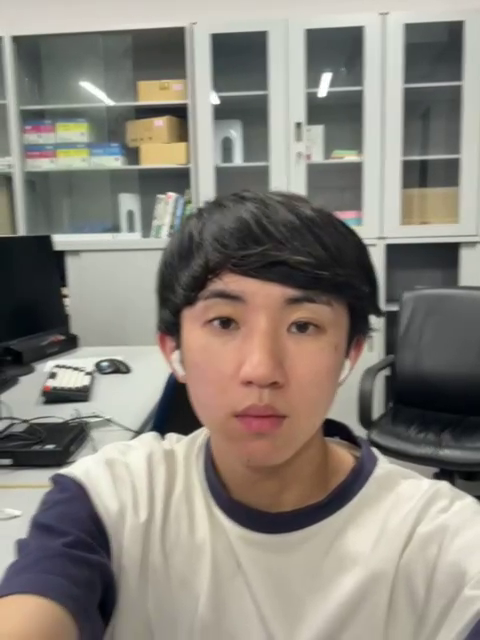
#> input picture frame 30 of 01_pythonProject/video/IMG_2310.mp4, 480 x 640 px, given in place of IMG_2435_1.mov, which was not available
$ python 05_differencial_process03_color.py
#> lines starting #> are read from the running program, lines starting #| are printed output that depends on the picture; after the words box and inside, x2 and y2 are one past the last pixel; in counts of white or black regions, pixels touching at a corner belong together; pictures that were not available may be replaced by others from this repository, and a replacement may not be noted
#03_differencial_process2.pyの人間認識の緑枠をつけたバージョン カラーフィルタリング
import cv2
import numpy as np

# 動画の読み込みまたはカメラを起動
cap = cv2.VideoCapture('video/IMG_2435_1.mov')  # または 0 でカメラ起動

# 背景差分法（基本的なMOG2を使用）
background_subtractor = cv2.createBackgroundSubtractorMOG2()

# 暗い色（黒色）を検出する範囲 (HSVカラー空間)
lower_black = np.array([0, 0, 0])  # 黒色の範囲下限
upper_black = np.array([180, 255, 50])  # 黒色の範囲上限

while cap.isOpened():
    ret, frame = cap.read()
#> frame is the input picture: shape (640, 480, 3); mean B, G, R 123.7, 132, 137.2
    if not ret:
        break

    # 背景差分による前景（動く物体）検出
    fg_mask = background_subtractor.apply(frame)
#> fg_mask: shape (640, 480); every value is 127

    # 前景マスクを適用して、元の画像とマスクを組み合わせ
    masked_frame = cv2.bitwise_and(frame, frame, mask=fg_mask)

    # 色空間をBGRからHSVに変換
    hsv_frame = cv2.cvtColor(masked_frame, cv2.COLOR_BGR2HSV)
#> hsv_frame: shape (640, 480, 3); mean H, S, V 48.6, 36.8, 140.3

    # カラーフィルタリング（暗い色を検出）
    color_mask = cv2.inRange(hsv_frame, lower_black, upper_black)
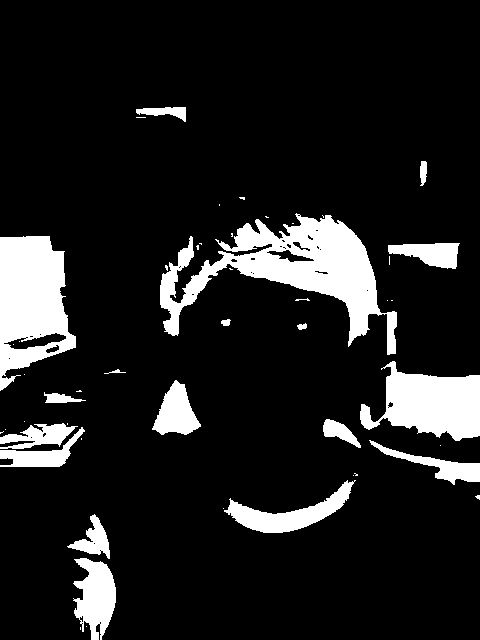
#> color_mask: shape (640, 480); 12.5% white; 49 white regions (30 under 20 px)

    # フィルタリングされた色領域を輪郭抽出
    contours, _ = cv2.findContours(color_mask, cv2.RETR_EXTERNAL, cv2.CHAIN_APPROX_SIMPLE)
#> contours = 47 contours, 30 with area under 20; largest, box (x1, y1, x2, y2) and area: (160, 213, 397, 355) 11246, (0, 236, 76, 391) 8070, (360, 361, 480, 441) 5545, (224, 480, 356, 533) 2205, (73, 558, 116, 640) 2162

    for cnt in contours:
        # 最小外接矩形を取得
        x, y, w, h = cv2.boundingRect(cnt)

        # サイズ条件を確認
        if h > 50 and w > 30:
            # 条件を満たす領域を矩形で囲む
            cv2.rectangle(frame, (x, y), (x + w, y + h), (255, 0, 0), 2)
#> this loop made 47 passes
#> (x, y, w, h) on passes 2, 3, 4, 5, 6, 7, 8, 9, 10, 11, 13, 14: (86, 626, 1, 1), (73, 558, 43, 82), (67, 514, 43, 45), (223, 508, 1, 1), (475, 495, 5, 5), (224, 480, 132, 53), (353, 475, 1, 1), (354, 473, 4, 3), (440, 445, 1, 1), (369, 440, 111, 45), (0, 431, 4, 3), (5, 429, 1, 1)
#> (cnt, x, y, w, h) on passes 1, 12, 16, 28, 33, 36: ([[80, 627], [80, 629]], 80, 627, 1, 3), ([[81, 438], [81, 439]], 81, 438, 1, 2), ([[67, 423], [67, 424]], 67, 423, 1, 2), ([[391, 300], [392, 300]], 391, 300, 2, 1), ([[389, 256], [389, 264]], 389, 256, 1, 9), ([[199, 243], [200, 243], [201, 244], [201, 243]], 199, 243, 3, 2)
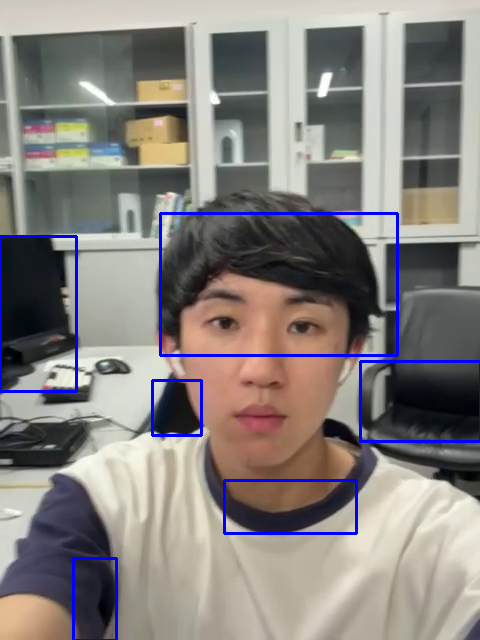
#> frame: shape (640, 480, 3); 2.25% of pixels changed, all inside (x1, y1, x2, y2) = (0, 212, 480, 640)

    # 結果の表示
    cv2.imshow('Color Filtered Mask', color_mask)
    cv2.imshow('Original Video with Color Detection', frame)

    # ESCキーで終了
    if cv2.waitKey(30) & 0xFF == 27:
#> (key Esc is pressed here)
        break

cap.release()
cv2.destroyAllWindows()

$ run again, starting later in the video
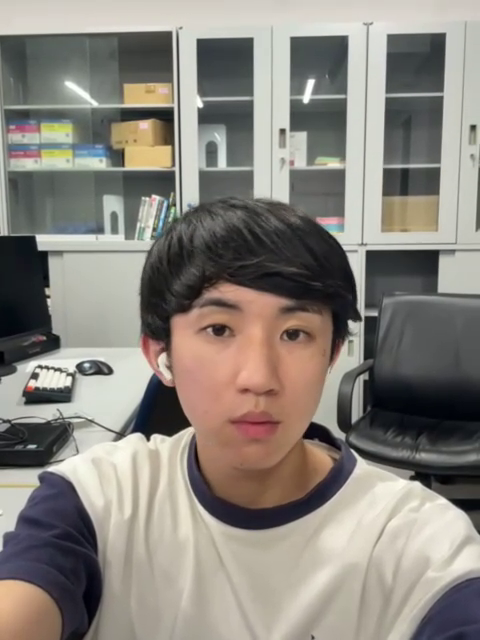
#> input picture frame 136 of 01_pythonProject/video/IMG_2310.mp4, 480 x 640 px, given in place of IMG_2435_1.mov, which was not available
#> frame is the input picture: shape (640, 480, 3); mean B, G, R 125.1, 132.5, 137.7
#> fg_mask: shape (640, 480); every value is 127
#> hsv_frame: shape (640, 480, 3); mean H, S, V 49.6, 35.8, 140.8
#> `color_mask = cv2.inRange(hsv_frame, lower_black, upper_black)`:
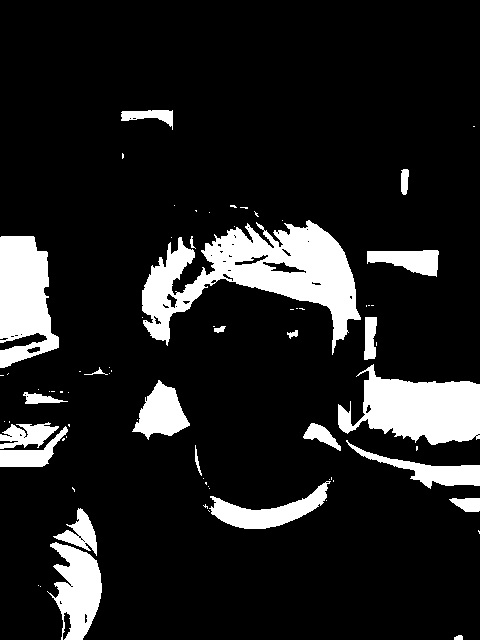
#> color_mask: shape (640, 480); 13.1% white; 75 white regions (52 under 20 px)
#> contours = 75 contours, 53 with area under 20; largest, box (x1, y1, x2, y2) and area: (142, 220, 361, 355) 12150, (338, 364, 480, 445) 6710, (0, 236, 59, 368) 5353, (47, 542, 102, 640) 3006, (209, 481, 331, 529) 2064
#> the loop `for cnt in contours:` made 75 passes
#> (x, y, w, h) on passes 1, 2, 3, 4, 5, 7, 8, 9: (454, 635, 9, 5), (40, 586, 1, 1), (38, 585, 1, 1), (47, 542, 55, 98), (478, 530, 2, 4), (53, 508, 44, 48), (203, 504, 5, 5), (326, 500, 1, 1)
#> after the loop `for cnt in contours:`:
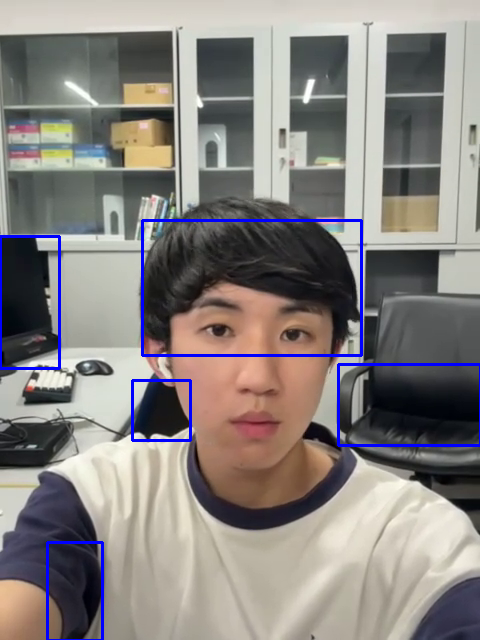
#> frame: shape (640, 480, 3); 1.89% of pixels changed, all inside (x1, y1, x2, y2) = (0, 219, 480, 640)

$ run again, starting later in the video
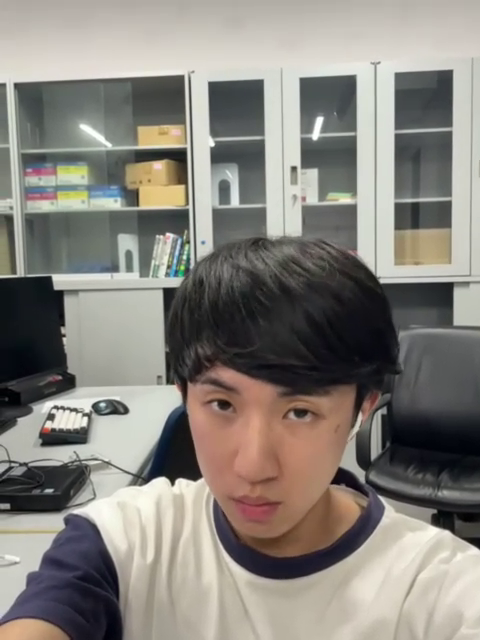
#> input picture frame 242 of 01_pythonProject/video/IMG_2310.mp4, 480 x 640 px, given in place of IMG_2435_1.mov, which was not available
#> frame is the input picture: shape (640, 480, 3); mean B, G, R 125, 131.7, 135.7
#> fg_mask: shape (640, 480); every value is 127
#> hsv_frame: shape (640, 480, 3); mean H, S, V 50.1, 34.2, 138.8
#> `color_mask = cv2.inRange(hsv_frame, lower_black, upper_black)`:
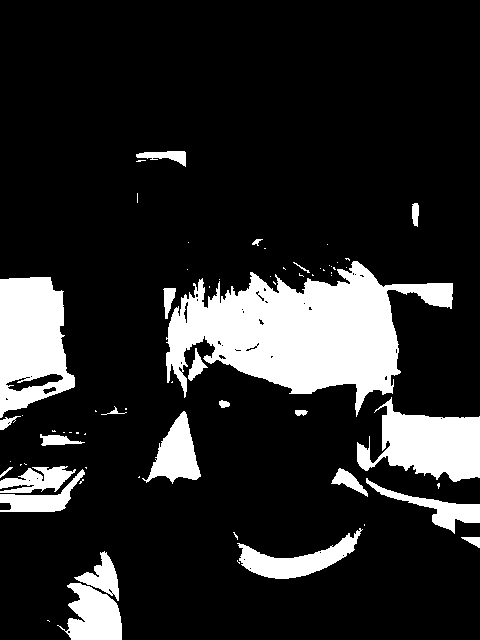
#> color_mask: shape (640, 480); 16.1% white; 67 white regions (43 under 20 px)
#> contours = 67 contours, 44 with area under 20; largest, box (x1, y1, x2, y2) and area: (166, 261, 453, 417) 21450, (0, 277, 75, 418) 7826, (357, 397, 480, 482) 5766, (57, 583, 122, 640) 2276, (237, 528, 363, 579) 2210
#> the loop `for cnt in contours:` made 67 passes
#> (x, y, w, h) on passes 2, 3, 4, 5, 6, 7, 9, 10: (57, 583, 65, 57), (237, 560, 3, 4), (74, 551, 45, 50), (461, 537, 19, 11), (233, 532, 5, 8), (237, 528, 126, 51), (437, 483, 3, 6), (79, 479, 5, 5)
#> after the loop `for cnt in contours:`:
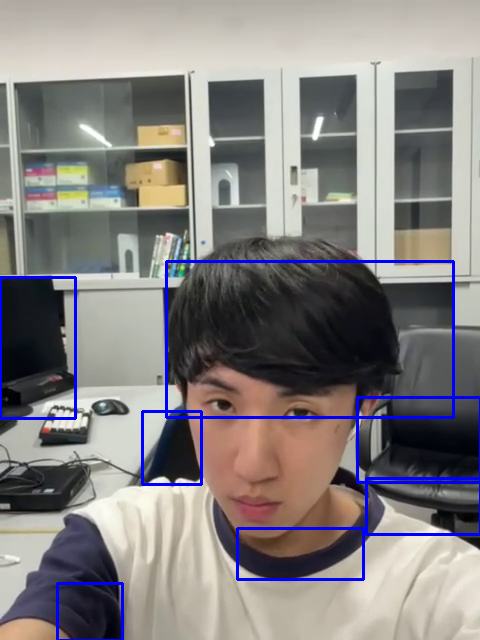
#> frame: shape (640, 480, 3); 2.66% of pixels changed, all inside (x1, y1, x2, y2) = (0, 260, 480, 640)
